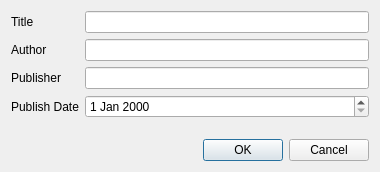
<?xml version="1.0" encoding="UTF-8"?>
<ui version="4.0">
 <class>EditBookDialog</class>
 <widget class="QDialog" name="EditBookDialog">
  <property name="geometry">
   <rect>
    <x>0</x>
    <y>0</y>
    <width>380</width>
    <height>172</height>
   </rect>
  </property>
  <property name="windowTitle">
   <string>Dialog</string>
  </property>
  <layout class="QVBoxLayout" name="verticalLayout">
   <item>
    <layout class="QFormLayout" name="formLayout">
     <item row="0" column="0">
      <widget class="QLabel" name="label">
       <property name="text">
        <string>Title</string>
       </property>
      </widget>
     </item>
     <item row="0" column="1">
      <widget class="QLineEdit" name="title"/>
     </item>
     <item row="1" column="0">
      <widget class="QLabel" name="label_2">
       <property name="text">
        <string>Author</string>
       </property>
      </widget>
     </item>
     <item row="1" column="1">
      <widget class="QLineEdit" name="author"/>
     </item>
     <item row="2" column="0">
      <widget class="QLabel" name="label_3">
       <property name="text">
        <string>Publisher</string>
       </property>
      </widget>
     </item>
     <item row="2" column="1">
      <widget class="QLineEdit" name="publisher"/>
     </item>
     <item row="3" column="0">
      <widget class="QLabel" name="label_4">
       <property name="text">
        <string>Publish Date</string>
       </property>
      </widget>
     </item>
     <item row="3" column="1">
      <widget class="QDateEdit" name="publlishDate"/>
     </item>
    </layout>
   </item>
   <item>
    <widget class="QDialogButtonBox" name="buttonBox">
     <property name="orientation">
      <enum>Qt::Horizontal</enum>
     </property>
     <property name="standardButtons">
      <set>QDialogButtonBox::Cancel|QDialogButtonBox::Ok</set>
     </property>
    </widget>
   </item>
  </layout>
 </widget>
 <resources/>
 <connections>
  <connection>
   <sender>buttonBox</sender>
   <signal>accepted()</signal>
   <receiver>EditBookDialog</receiver>
   <slot>accept()</slot>
   <hints>
    <hint type="sourcelabel">
     <x>248</x>
     <y>254</y>
    </hint>
    <hint type="destinationlabel">
     <x>157</x>
     <y>274</y>
    </hint>
   </hints>
  </connection>
  <connection>
   <sender>buttonBox</sender>
   <signal>rejected()</signal>
   <receiver>EditBookDialog</receiver>
   <slot>reject()</slot>
   <hints>
    <hint type="sourcelabel">
     <x>316</x>
     <y>260</y>
    </hint>
    <hint type="destinationlabel">
     <x>286</x>
     <y>274</y>
    </hint>
   </hints>
  </connection>
 </connections>
</ui>
